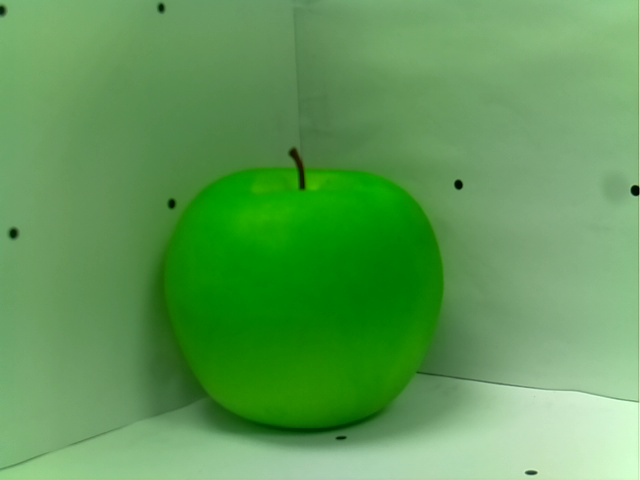
#> input picture test/img_0.png, 640 x 480 px
$ python segment.py
#> lines starting #> are read from the running program, lines starting #| are printed output that depends on the picture
import cv2
import numpy as np

# load image
img = cv2.imread('img_0.png')
#> img is the input picture: shape (480, 640, 3); mean B, G, R 86.5, 156.4, 94.2

# convert to graky
gray = cv2.cvtColor(img, cv2.COLOR_BGR2GRAY)
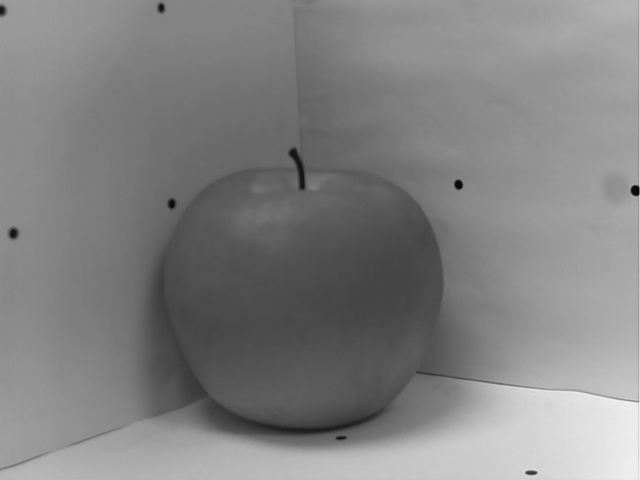
#> gray: shape (480, 640); min 2, max 241, mean 129.8

# threshold input image as mask
mask = cv2.threshold(gray, 250, 255, cv2.THRESH_BINARY)[1]
#> mask: shape (480, 640); every value is 0

# negate mask
mask = 255 - mask
#> mask: shape (480, 640); every value is 255

# apply morphology to remove isolated extraneous noise
# use borderconstant of black since foreground touches the edges
kernel = np.ones((3,3), np.uint8)
mask = cv2.morphologyEx(mask, cv2.MORPH_OPEN, kernel)
mask = cv2.morphologyEx(mask, cv2.MORPH_CLOSE, kernel)

# anti-alias the mask -- blur then stretch
# blur alpha channel
mask = cv2.GaussianBlur(mask, (0,0), sigmaX=2, sigmaY=2, borderType = cv2.BORDER_DEFAULT)

# linear stretch so that 127.5 goes to 0, but 255 stays 255
mask = (2*(mask.astype(np.float32))-255.0).clip(0,255).astype(np.uint8)

# put mask into alpha channel
result = img.copy()
result = cv2.cvtColor(result, cv2.COLOR_BGR2BGRA)
result[:, :, 3] = mask

# save resulting masked image
cv2.imwrite('person_transp_bckgrnd.png', result)

# display result, though it won't show transparency
cv2.imshow("INPUT", img)
cv2.imshow("GRAY", gray)
cv2.imshow("MASK", mask)
cv2.imshow("RESULT", result)
cv2.waitKey(0)
cv2.destroyAllWindows()
